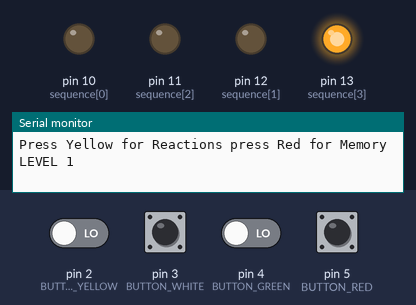
Bench run of a sketch on a simulated Arduino Uno, built with avr-gcc and run on an emulated ATmega328P. On the bench: output pins drawn as LEDs (lit = HIGH), the last lines printed to the serial monitor. Dashed ring = blinking. The inputs (shaded band) are chosen by the test bench; at power-on: pin 5 (BUTTON_RED) HIGH, pin 2 (BUTTON_YELLOW), pin 3 (BUTTON_WHITE), pin 4 (BUTTON_GREEN) LOW. Random numbers use the default seed unless the sketch sets one.

Above: at 3.8 s.
3.9 s: pin 5 (BUTTON_RED) pulled LOW for 1 s
At 6.4 s:
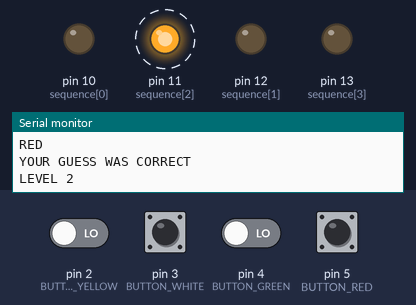
9.1 s: pin 2 (BUTTON_YELLOW) driven HIGH and pin 5 (BUTTON_RED) driven LOW
At 11.8 s:
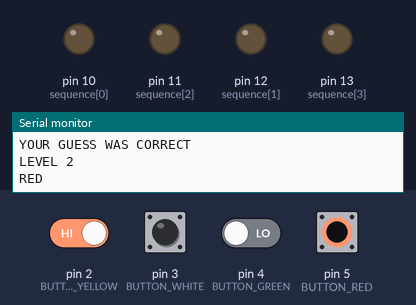
13.0 s: pin 2 (BUTTON_YELLOW) driven LOW
At 15.9 s:
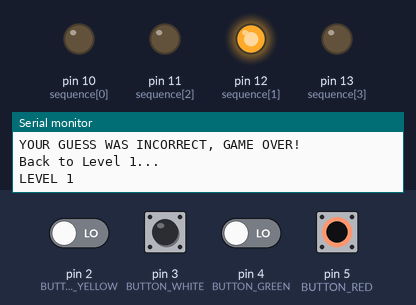
16.9 s: pin 3 (BUTTON_WHITE) pulled HIGH for 0.15 s
At 19.2 s:
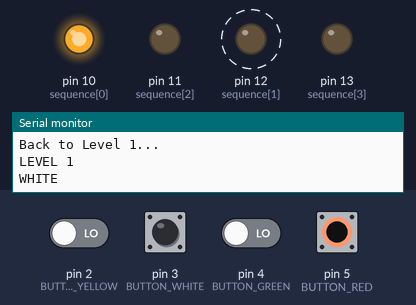
20.4 s: pin 2 (BUTTON_YELLOW) driven HIGH
At 23.1 s:
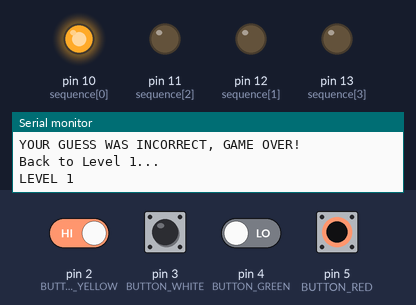
24.6 s: pin 2 (BUTTON_YELLOW) driven LOW and pin 4 (BUTTON_GREEN) driven HIGH
At 25.0 s:
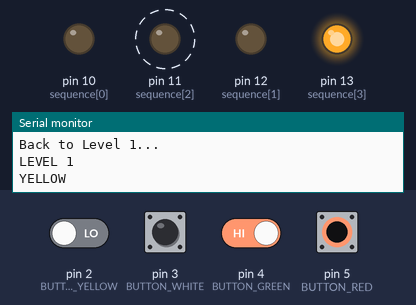
Timing chart, 0 to 29.8 s (numbered marks = the images above; inputs shaded):
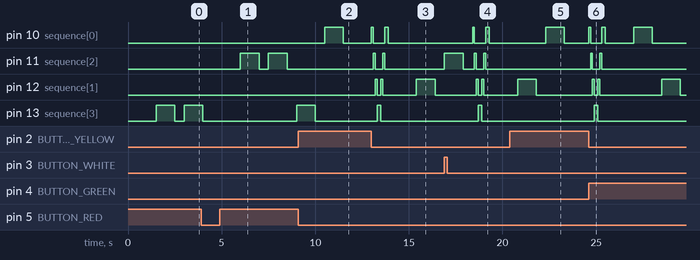

The sketch:

Memory_and_reaction_test_code.ino
```cpp
const int BUTTON_YELLOW = 2;  // Yellow button input pin
const int BUTTON_WHITE = 3;  // White button input pin
const int BUTTON_GREEN = 4;  // Green button input pin
const int BUTTON_RED = 5;  // Red button input pin
const int LED_YELLOW  = 10; // Yellow LED pin
const int LED_WHITE = 11; // White LED pin
const int LED_GREEN = 12; // Green LED pin
const int LED_RED = 13; // Red LED pin

int sequence[15]={10,12,11,13,10,10,11,13,12,11,11,13,10,12,10};   //Array to set the blink sequence
short int i,point_count, point, j;

const int STATE_START_GAME = 0;  // Initial state
const int STATE_PICK_RND_SEQUENCE = 1;  // Pick a random sequence of LEDs
const int STATE_SHOW_RND_SEQUENCE = 2;  // Show the randomly selected sequence of LED flashes
const int STATE_READ_PLAYER_GUESS = 3;  // Read the player's guess
const int STATE_VERIFY_GUESS = 4;  // Check the guess against the random sequence
const int STATE_GUESS_CORRECT = 5;  // Player guessed correctly
const int STATE_GUESS_INCORRECT = 6;  // Player guessed incorrectly

const int MAX_DIFFICULTY_LEVEL = 9;  // Maximum difficulty level (LED flash sequence length)

// Array used to store the generated random sequence
int randomSequence[MAX_DIFFICULTY_LEVEL];

// Array used to store the player's guess
int playerGuess[MAX_DIFFICULTY_LEVEL];
// A counter to record the number of button presses made by the player
int numButtonPresses;

// The current state the game is in
int currentState;
int nextState;

// The difficulty level (1...MAX_DIFFICULTY_LEVEL)
// (Do not set to zero!)
int difficultyLevel;
float realTime;
int long ranDelay = 0;

void setup() {
  Serial.begin(9600);
  difficultyLevel = 1;
  currentState = STATE_START_GAME;
  nextState = currentState;
  numButtonPresses = 0;
  for (int i = BUTTON_YELLOW; i <= BUTTON_RED; i++) {
    pinMode(i, INPUT);
  }
                                                           // Initialise LEDs
  for (int i = LED_YELLOW; i <= LED_RED; i++) {
    pinMode(i, OUTPUT);
  }
}

void loop() {
  Serial.println("Press Yellow for Reactions press Red for Memory ");
  while(digitalRead(BUTTON_YELLOW) == LOW && digitalRead(BUTTON_RED) == LOW){;}

  if (digitalRead(BUTTON_YELLOW) == HIGH)      {Reactions();}
  else if (digitalRead(BUTTON_RED) == HIGH)    {Memory();}
 // else if (digitalRead(BUTTON_GREEN) == HIGH)  {Serial.print("Grön knapp");}
 // else if (digitalRead(BUTTON_WHITE) == HIGH)  {Serial.print("Vit knapp"); }
}

void Reactions(){                    //Starting the reaction test

  for(j=0;j<1;j++)
  {
    Serial.println("press a key");   //next 3 lines are for randomizing the randomgenerator.
    while (Serial.available() == 0);
    randomSeed(micros() +  Serial.read());
  }
 realTime = millis();   //initalizing the reaction timer
    for (int i = 0; i<15; i++)
    {
      int pos = random(15);
      int t = sequence[i];
      sequence[i] = sequence[pos];
      sequence[pos] = t;
    }
    for (int i = 0; i<15; i++)
    {
      Serial.print(i);
      Serial.print(": ");
      Serial.println(sequence[i]);
    }
    delay(2000);
    Serial.println("GO");
    for(i=0;i<=14;i++)
    {               //Starting game sequence
      realTime = 0;
      ranDelay = random(5000);
      delay(ranDelay);
      digitalWrite(sequence[i],HIGH); //dioden tänds

      while(digitalRead(BUTTON_YELLOW) == LOW && digitalRead(BUTTON_RED) == LOW && digitalRead(BUTTON_GREEN) == LOW && digitalRead(BUTTON_WHITE) == LOW)
      {
        realTime++;
      }
      Serial.print("Your time was: ");
      Serial.print(realTime/1000,2);
      Serial.println(" ms");
      digitalWrite(sequence[i],LOW);
    }
    blockUntilRelease(BUTTON_YELLOW);
}

  void Memory(){
     while(1){
      switch ( currentState ) {
        case STATE_START_GAME:
          delay(1500);                                      // Give player time to get ready
          if( difficultyLevel == 1 )
          {
            Serial.println("LEVEL 1");
          }
          nextState = STATE_PICK_RND_SEQUENCE;
        break;
        case STATE_PICK_RND_SEQUENCE:
          generateRndSequence();
          nextState = STATE_SHOW_RND_SEQUENCE;
        break;
        case STATE_SHOW_RND_SEQUENCE:
          showRndSequence();                                // Display the rnd sequence to the player
          nextState = STATE_READ_PLAYER_GUESS;
        break;
        case STATE_READ_PLAYER_GUESS:
          readPlayerGuess();                               // Poll buttons and record each button press
          if( numButtonPresses >= difficultyLevel )
          {       // If all inputs have been made then verify the guess
            numButtonPresses = 0;
            nextState = STATE_VERIFY_GUESS;
          }
        break;
        case STATE_VERIFY_GUESS:                         // Check player's guess against the generated random sequence
          if ( verifyGuess() )
          {
            nextState = STATE_GUESS_CORRECT;
          }
          else
          {
            nextState = STATE_GUESS_INCORRECT;
          }
        break;
        case STATE_GUESS_CORRECT:
          Serial.println("YOUR GUESS WAS CORRECT");   // Player was right. Increase difficulty level and goto start game
          difficultyLevel++;
          if ( difficultyLevel > MAX_DIFFICULTY_LEVEL )
              difficultyLevel = MAX_DIFFICULTY_LEVEL;
            nextState = STATE_START_GAME;
            Serial.print("LEVEL ");
            Serial.println(difficultyLevel);
         break;
         case STATE_GUESS_INCORRECT:                                             // Player was wrong. Sound buzzer, show correct sequence, set difficulty level to 1 and re-start game
          int timer = 100; // The higher the number, the slower the timing.
          for (int i = LED_YELLOW; i < LED_RED + 1; i++)
          {
            digitalWrite(i, HIGH); // turn the pin on:
            delay(timer);
            digitalWrite(i, LOW); // turn the pin off:
          }
          for (int i = LED_RED; i <= LED_YELLOW; i--)
          {
            digitalWrite(i, HIGH);
            delay(timer);
            digitalWrite(i, LOW);
          }
          for (int i = LED_RED; i >= LED_YELLOW; i--)
          {
            digitalWrite(i, HIGH); // turn the pin on:
            delay(timer);
            digitalWrite(i, LOW); // turn the pin off:
          }
          for (int i = LED_YELLOW; i <= LED_YELLOW; i++)
          {
            digitalWrite(i, HIGH);
            delay(timer);
            digitalWrite(i, LOW);
          }
          Serial.println("\nYOUR GUESS WAS INCORRECT, GAME OVER!");
          Serial.println("Back to Level 1...\n");
          difficultyLevel = 1;
          nextState = STATE_START_GAME;
          break;
  }
  currentState = nextState;
}
}

void generateRndSequence() {                      // Generate a random sequence of LED pin numbers
  for (int i = 0; i < difficultyLevel; i++) {
    randomSequence[i] = rndLEDPin();
  }
}

void showRndSequence() {                          // Show random sequence
  for (int i = 0; i < difficultyLevel; i++) {
    flashLED(randomSequence[i]);
  }
}


void readPlayerGuess() {                         // Read a button press representing a guess from player
  if ( digitalRead(BUTTON_YELLOW) == HIGH )
  {
    playerGuess[numButtonPresses] = LED_YELLOW;
    numButtonPresses++;
    flashLED(LED_YELLOW);
    Serial.println("YELLOW");
    blockUntilRelease(BUTTON_YELLOW);
  }
  else if ( digitalRead(BUTTON_WHITE) == HIGH )
  {
    playerGuess[numButtonPresses] = LED_WHITE;
    numButtonPresses++;
    flashLED(LED_WHITE);
    Serial.println("WHITE");
    blockUntilRelease(BUTTON_WHITE);
  }
  else if ( digitalRead(BUTTON_GREEN) == HIGH )
  {
    playerGuess[numButtonPresses] = LED_GREEN;
    numButtonPresses++;
    flashLED(LED_GREEN);
    Serial.println("GREEN");
    blockUntilRelease(BUTTON_GREEN);
  }
  else if ( digitalRead(BUTTON_RED) == HIGH )
  {
    playerGuess[numButtonPresses] = LED_RED;
    numButtonPresses++;
    flashLED(LED_RED);
    Serial.println("RED");
    blockUntilRelease(BUTTON_RED);
  }
}

void blockUntilRelease(int buttonNumber) {
  while ( digitalRead(buttonNumber) == HIGH );
}

                                                    // Compare the guess with the random sequence and return true if identical
bool verifyGuess(){
  bool identical = true;
  for (int i = 0; i < difficultyLevel; i++){
    if ( playerGuess[i] != randomSequence[i] ){
      identical = false;
      break;
    }
  }
  return identical;
}


void flashLED(int ledPinNum){       // Flash the LED on the given pin
  digitalWrite(ledPinNum, HIGH);
  delay(1000);
  digitalWrite(ledPinNum, LOW);
  delay(500);
}

int rndLEDPin() {                                  // Get a random LED pin number
  return random(LED_YELLOW, LED_RED + 1);
}
```

Measured:
- after the input at 3.9 s, pin 11 (sequence[2]): alternates HIGH for 1.0 s and LOW for 0.50 s, starting after 2.1 s
- after the input at 9.1 s, pin 10 (sequence[0]): LOW → HIGH after 1.4 s, → LOW 1.0 s later
- after the input at 13.0 s, pin 10 (sequence[0]): LOW → HIGH at once, → LOW 0.10 s later, → HIGH 0.60 s later, → LOW 0.20 s later; pin 11 (sequence[2]): alternates HIGH for 0.10 s and LOW for 0.40 s, 4 changes in all, then stays LOW, starting after 0.10 s
- after the input at 16.9 s, pin 10 (sequence[0]): LOW → HIGH after 1.5 s, → LOW 0.10 s later, → HIGH 0.60 s later, → LOW 0.20 s later; pin 11 (sequence[2]): goes HIGH 1.0 s, LOW 0.60 s, HIGH 0.10 s, LOW 0.40 s, HIGH 0.10 s, then LOW, starting at once
- after the input at 20.4 s, pin 10 (sequence[0]): LOW → HIGH after 1.9 s, → LOW 1.0 s later
- after the input at 24.6 s, pin 10 (sequence[0]): goes HIGH 0.10 s, LOW 0.60 s, HIGH 0.20 s, LOW 1.5 s, HIGH 1.0 s, then LOW, starting at once; pin 11 (sequence[2]): alternates HIGH for 0.10 s and LOW for 0.40 s, 4 changes in all, then stays LOW, starting after 0.10 s
